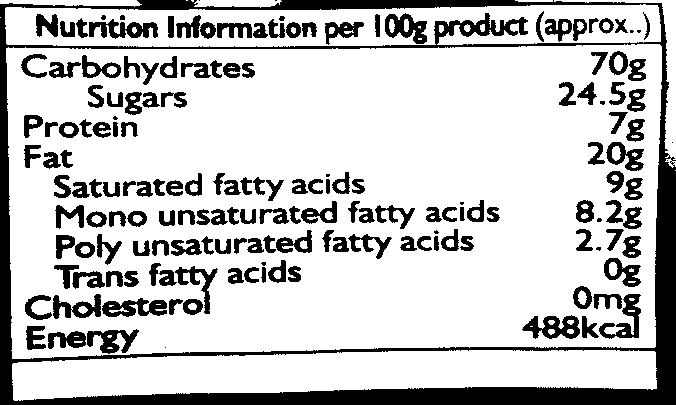
//> input picture Server/Backups/Text Extraction From Table/hearts.png, 676 x 405 px
$ ./main hearts.png   (built with g++ and OpenCV 4)
//> lines starting //> are read from the running program, lines starting //| are printed output that depends on the picture; after the words box and inside, x2 and y2 are one past the last pixel; in counts of white or black regions, pixels touching at a corner belong together
#include <iostream>
#include "opencv2/text.hpp"
#include <opencv2/opencv.hpp>
#include <tesseract/baseapi.h>
#include <tesseract/strngs.h>

using namespace std;
using namespace cv;
using namespace cv::text;

void sortRectangles(vector<cv::Rect> rects){
    // sort by Y
    std::sort(rects.begin(), rects.end(), [] (const CvRect& r1, const CvRect& r2) -> bool {

        return r1.y < r2.y;

    });

    int pos_start = 0;

    for (int i=1; i<rects.size(); i++) {

        // detect next row
        if (abs(rects[i].y-rects[i-1].y) > 35) { // border value = 35
            std::sort(rects.begin()+pos_start, rects.begin()+i, [] (const CvRect& r1, const CvRect& r2) -> bool {

                return r1.x < r2.x;

            });
            pos_start = i;
            i++;
        }

    }

    // sorting last row
    std::sort(rects.begin()+pos_start, rects.end(), [] (const CvRect& r1, const CvRect& r2) -> bool {

        return r1.x < r2.x;

    });
}


int main(int argc, const char * argv[]){

    // Load source image
    Mat src = imread(argv[1]);
//> src is the input picture: 405 rows x 676 cols, CV_8UC3; 78% white; 171 black regions (15 under 20 px), largest, box (x1, y1, x2, y2) and area: (0, 0, 676, 405) 26406, (522, 315, 580, 339) 776, (102, 298, 167, 317) 758

    // Check if image is loaded fine
    if(!src.data)
        cerr << "Problem loading image!!!" << endl;

    cvtColor(src, src, CV_BGR2GRAY);

    vector<vector<Point> > contours;
    vector<Vec4i> hierarchy;

    Canny( src, src, 100, 200, 3 );
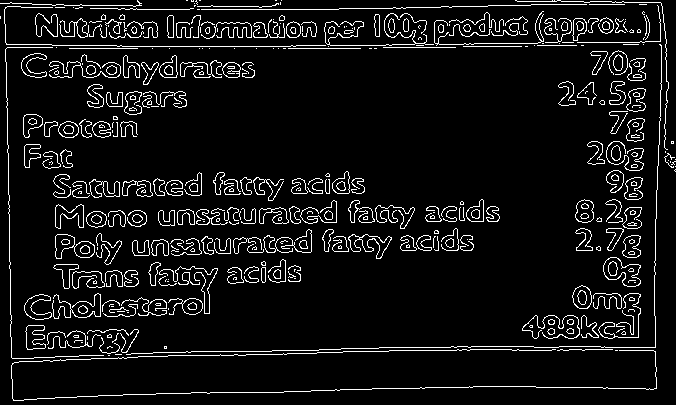
//> src: 405 rows x 676 cols, CV_8UC1; 7.4% white in thin lines or dots
    imshow("canny",src);

    findContours( src, contours, hierarchy, CV_RETR_TREE, CV_CHAIN_APPROX_SIMPLE, Point(0, 0) );
//> contours = 559 contours, 341 with area under 20; largest, box (x1, y1, x2, y2) and area: (603, 257, 641, 287) 653, (603, 257, 641, 287) 632, (55, 234, 95, 259) 570, (348, 234, 392, 259) 408, (572, 285, 592, 309) 343

    Mat drawing = Mat::zeros( src.size(), CV_8UC3 );
    char text[200] = "";
    CvFont font = cvFont(2,2);

    std::vector<cv::Rect> boundRect;

    for( int i = 0; i< contours.size(); i++ ){
        drawContours( drawing, contours, i, CV_RGB(255,0,0), 2, 8, hierarchy, 0, Point() );
        cv::Rect brect = cv::boundingRect(contours[i]);

        if (brect.area() < 1000)
            continue;

        sprintf(text,"S = %d", brect.area());
        putText(drawing, text, cvPoint(brect.x+20, brect.y+20), 1, 1, CV_RGB(0,255,0));
        rectangle(drawing, brect, CV_RGB(0,0,255), 3);

        boundRect.push_back(brect);
    }
//> this loop made 559 passes
//> (brect, text) on passes 5, 21, 38, 62, 65, 93, 102, 156, 159, 171, 313, 392: (Rect(11, 349, 646, 52), "S = 33592"), (Rect(48, 330, 53, 19), "S = 1007"), (Rect(522, 315, 58, 24), "S = 1392"), (Rect(598, 293, 43, 46), "S = 1978"), (Rect(52, 293, 49, 26), "S = 1274"), (Rect(159, 266, 59, 48), "S = 2832"), (Rect(603, 257, 38, 30), "S = 1140"), (Rect(348, 234, 44, 25), "S = 1100"), (Rect(55, 234, 40, 25), "S = 1000"), (Rect(263, 229, 49, 24), "S = 1176"), (Rect(606, 141, 38, 30), "S = 1140"), (Rect(49, 61, 72, 17), "S = 1224")
//> brect on passes 1, 2, 3, 4, 6, 7: Rect(108, 355, 2, 1), Rect(115, 354, 7, 1), Rect(615, 350, 3, 1), Rect(557, 349, 56, 2), Rect(164, 346, 3, 3), Rect(164, 346, 3, 3)
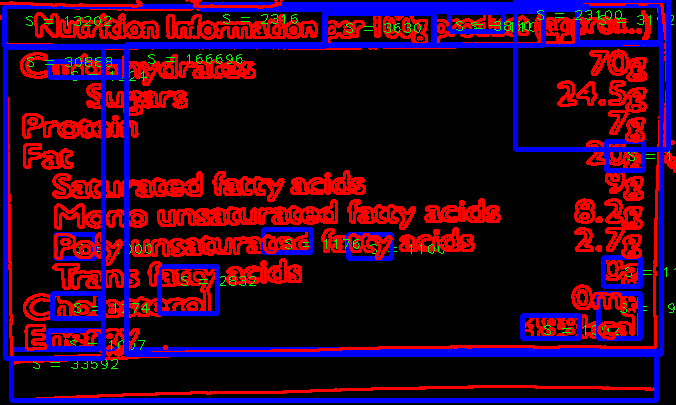
//> drawing: 405 rows x 676 cols, CV_8UC3; mean B, G, R 32.3, 1.9, 47.8

//> (the run ends here: the program needs code that is not available in this run, at `boundRect = sortRectangles(boundRect);`)
